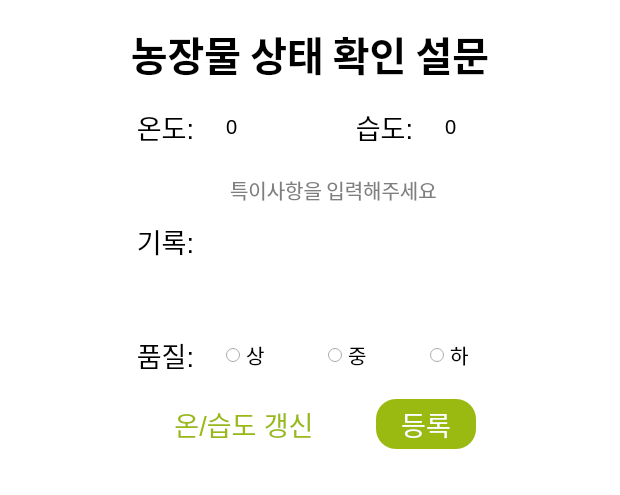
<?xml version="1.0" encoding="UTF-8"?>
<ui version="4.0">
 <class>MainWindow</class>
 <widget class="QMainWindow" name="MainWindow">
  <property name="geometry">
   <rect>
    <x>0</x>
    <y>0</y>
    <width>616</width>
    <height>495</height>
   </rect>
  </property>
  <property name="sizePolicy">
   <sizepolicy hsizetype="Expanding" vsizetype="Expanding">
    <horstretch>0</horstretch>
    <verstretch>0</verstretch>
   </sizepolicy>
  </property>
  <property name="windowTitle">
   <string>MainWindow</string>
  </property>
  <property name="styleSheet">
   <string notr="true">background-color: #ffffff;</string>
  </property>
  <widget class="QWidget" name="centralwidget">
   <layout class="QVBoxLayout" name="verticalLayout">
    <item>
     <layout class="QGridLayout" name="gridLayout">
      <item row="5" column="0">
       <widget class="QFrame" name="horizontalFrame_4">
        <property name="sizePolicy">
         <sizepolicy hsizetype="Expanding" vsizetype="Preferred">
          <horstretch>0</horstretch>
          <verstretch>0</verstretch>
         </sizepolicy>
        </property>
        <layout class="QHBoxLayout" name="horizontalLayout_4">
         <item>
          <widget class="QFrame" name="frame">
           <property name="sizePolicy">
            <sizepolicy hsizetype="Expanding" vsizetype="Preferred">
             <horstretch>0</horstretch>
             <verstretch>0</verstretch>
            </sizepolicy>
           </property>
           <property name="styleSheet">
            <string notr="true">border:none</string>
           </property>
           <property name="frameShape">
            <enum>QFrame::StyledPanel</enum>
           </property>
           <property name="frameShadow">
            <enum>QFrame::Raised</enum>
           </property>
          </widget>
         </item>
         <item>
          <widget class="QPushButton" name="cancel_btn">
           <property name="sizePolicy">
            <sizepolicy hsizetype="Preferred" vsizetype="Preferred">
             <horstretch>0</horstretch>
             <verstretch>0</verstretch>
            </sizepolicy>
           </property>
           <property name="minimumSize">
            <size>
             <width>200</width>
             <height>0</height>
            </size>
           </property>
           <property name="font">
            <font>
             <pointsize>20</pointsize>
            </font>
           </property>
           <property name="styleSheet">
            <string notr="true">color: #9aba11;
background-color: white;
border: 2px solid 9aba11;
border-radius: 20px;
padding:5px 15px;</string>
           </property>
           <property name="text">
            <string>온/습도 갱신</string>
           </property>
          </widget>
         </item>
         <item>
          <widget class="QFrame" name="frame_3">
           <property name="sizePolicy">
            <sizepolicy hsizetype="Fixed" vsizetype="Preferred">
             <horstretch>0</horstretch>
             <verstretch>0</verstretch>
            </sizepolicy>
           </property>
           <property name="minimumSize">
            <size>
             <width>20</width>
             <height>0</height>
            </size>
           </property>
           <property name="styleSheet">
            <string notr="true">border:none</string>
           </property>
           <property name="frameShape">
            <enum>QFrame::StyledPanel</enum>
           </property>
           <property name="frameShadow">
            <enum>QFrame::Raised</enum>
           </property>
          </widget>
         </item>
         <item>
          <widget class="QPushButton" name="regi_btn">
           <property name="sizePolicy">
            <sizepolicy hsizetype="Preferred" vsizetype="Preferred">
             <horstretch>0</horstretch>
             <verstretch>0</verstretch>
            </sizepolicy>
           </property>
           <property name="minimumSize">
            <size>
             <width>100</width>
             <height>0</height>
            </size>
           </property>
           <property name="font">
            <font>
             <pointsize>20</pointsize>
            </font>
           </property>
           <property name="styleSheet">
            <string notr="true">color: white;
	background-color: #9aba11;
	border-radius: 20px;
padding:5px 15px;</string>
           </property>
           <property name="text">
            <string>등록</string>
           </property>
          </widget>
         </item>
         <item>
          <widget class="QFrame" name="frame_2">
           <property name="sizePolicy">
            <sizepolicy hsizetype="Expanding" vsizetype="Preferred">
             <horstretch>0</horstretch>
             <verstretch>0</verstretch>
            </sizepolicy>
           </property>
           <property name="styleSheet">
            <string notr="true">border:none</string>
           </property>
           <property name="frameShape">
            <enum>QFrame::StyledPanel</enum>
           </property>
           <property name="frameShadow">
            <enum>QFrame::Raised</enum>
           </property>
          </widget>
         </item>
        </layout>
       </widget>
      </item>
      <item row="3" column="0">
       <widget class="QFrame" name="horizontalFrame_2">
        <property name="sizePolicy">
         <sizepolicy hsizetype="Expanding" vsizetype="Preferred">
          <horstretch>0</horstretch>
          <verstretch>0</verstretch>
         </sizepolicy>
        </property>
        <property name="styleSheet">
         <string notr="true"/>
        </property>
        <layout class="QHBoxLayout" name="horizontalLayout_2">
         <item>
          <widget class="QFrame" name="frame_9">
           <property name="sizePolicy">
            <sizepolicy hsizetype="Fixed" vsizetype="Preferred">
             <horstretch>0</horstretch>
             <verstretch>0</verstretch>
            </sizepolicy>
           </property>
           <property name="minimumSize">
            <size>
             <width>70</width>
             <height>0</height>
            </size>
           </property>
           <property name="styleSheet">
            <string notr="true">border:none</string>
           </property>
           <property name="frameShape">
            <enum>QFrame::StyledPanel</enum>
           </property>
           <property name="frameShadow">
            <enum>QFrame::Raised</enum>
           </property>
           <widget class="QFrame" name="frame_10">
            <property name="geometry">
             <rect>
              <x>60</x>
              <y>-40</y>
              <width>20</width>
              <height>29</height>
             </rect>
            </property>
            <property name="sizePolicy">
             <sizepolicy hsizetype="Fixed" vsizetype="Preferred">
              <horstretch>0</horstretch>
              <verstretch>0</verstretch>
             </sizepolicy>
            </property>
            <property name="minimumSize">
             <size>
              <width>20</width>
              <height>0</height>
             </size>
            </property>
            <property name="frameShape">
             <enum>QFrame::StyledPanel</enum>
            </property>
            <property name="frameShadow">
             <enum>QFrame::Raised</enum>
            </property>
           </widget>
          </widget>
         </item>
         <item>
          <widget class="QLabel" name="etc_label">
           <property name="sizePolicy">
            <sizepolicy hsizetype="Fixed" vsizetype="Preferred">
             <horstretch>0</horstretch>
             <verstretch>0</verstretch>
            </sizepolicy>
           </property>
           <property name="minimumSize">
            <size>
             <width>100</width>
             <height>0</height>
            </size>
           </property>
           <property name="font">
            <font>
             <pointsize>20</pointsize>
            </font>
           </property>
           <property name="text">
            <string>기록:</string>
           </property>
           <property name="alignment">
            <set>Qt::AlignRight|Qt::AlignTrailing|Qt::AlignVCenter</set>
           </property>
          </widget>
         </item>
         <item>
          <widget class="QFrame" name="frame_24">
           <property name="sizePolicy">
            <sizepolicy hsizetype="Fixed" vsizetype="Preferred">
             <horstretch>0</horstretch>
             <verstretch>0</verstretch>
            </sizepolicy>
           </property>
           <property name="minimumSize">
            <size>
             <width>20</width>
             <height>0</height>
            </size>
           </property>
           <property name="styleSheet">
            <string notr="true">border:none</string>
           </property>
           <property name="frameShape">
            <enum>QFrame::StyledPanel</enum>
           </property>
           <property name="frameShadow">
            <enum>QFrame::Raised</enum>
           </property>
           <widget class="QFrame" name="frame_25">
            <property name="geometry">
             <rect>
              <x>60</x>
              <y>-40</y>
              <width>20</width>
              <height>29</height>
             </rect>
            </property>
            <property name="sizePolicy">
             <sizepolicy hsizetype="Fixed" vsizetype="Preferred">
              <horstretch>0</horstretch>
              <verstretch>0</verstretch>
             </sizepolicy>
            </property>
            <property name="minimumSize">
             <size>
              <width>20</width>
              <height>0</height>
             </size>
            </property>
            <property name="frameShape">
             <enum>QFrame::StyledPanel</enum>
            </property>
            <property name="frameShadow">
             <enum>QFrame::Raised</enum>
            </property>
           </widget>
          </widget>
         </item>
         <item>
          <widget class="QTextEdit" name="etc_text">
           <property name="sizePolicy">
            <sizepolicy hsizetype="Expanding" vsizetype="Expanding">
             <horstretch>0</horstretch>
             <verstretch>0</verstretch>
            </sizepolicy>
           </property>
           <property name="minimumSize">
            <size>
             <width>300</width>
             <height>0</height>
            </size>
           </property>
           <property name="font">
            <font>
             <family>은 돋움</family>
             <pointsize>15</pointsize>
            </font>
           </property>
           <property name="autoFillBackground">
            <bool>false</bool>
           </property>
           <property name="styleSheet">
            <string notr="true">border:none;</string>
           </property>
           <property name="html">
            <string>&lt;!DOCTYPE HTML PUBLIC &quot;-//W3C//DTD HTML 4.0//EN&quot; &quot;http://www.w3.org/TR/REC-html40/strict.dtd&quot;&gt;
&lt;html&gt;&lt;head&gt;&lt;meta name=&quot;qrichtext&quot; content=&quot;1&quot; /&gt;&lt;style type=&quot;text/css&quot;&gt;
p, li { white-space: pre-wrap; }
&lt;/style&gt;&lt;/head&gt;&lt;body style=&quot; font-family:'은 돋움'; font-size:15pt; font-weight:400; font-style:normal;&quot;&gt;
&lt;p style=&quot;-qt-paragraph-type:empty; margin-top:0px; margin-bottom:0px; margin-left:0px; margin-right:0px; -qt-block-indent:0; text-indent:0px; font-family:'Gulim'; font-size:9pt;&quot;&gt;&lt;br /&gt;&lt;/p&gt;&lt;/body&gt;&lt;/html&gt;</string>
           </property>
           <property name="placeholderText">
            <string>특이사항을 입력해주세요</string>
           </property>
          </widget>
         </item>
         <item>
          <widget class="QFrame" name="frame_11">
           <property name="sizePolicy">
            <sizepolicy hsizetype="Fixed" vsizetype="Preferred">
             <horstretch>0</horstretch>
             <verstretch>0</verstretch>
            </sizepolicy>
           </property>
           <property name="minimumSize">
            <size>
             <width>70</width>
             <height>0</height>
            </size>
           </property>
           <property name="styleSheet">
            <string notr="true">border:none</string>
           </property>
           <property name="frameShape">
            <enum>QFrame::StyledPanel</enum>
           </property>
           <property name="frameShadow">
            <enum>QFrame::Raised</enum>
           </property>
           <widget class="QFrame" name="frame_13">
            <property name="geometry">
             <rect>
              <x>60</x>
              <y>-40</y>
              <width>20</width>
              <height>29</height>
             </rect>
            </property>
            <property name="sizePolicy">
             <sizepolicy hsizetype="Fixed" vsizetype="Preferred">
              <horstretch>0</horstretch>
              <verstretch>0</verstretch>
             </sizepolicy>
            </property>
            <property name="minimumSize">
             <size>
              <width>20</width>
              <height>0</height>
             </size>
            </property>
            <property name="frameShape">
             <enum>QFrame::StyledPanel</enum>
            </property>
            <property name="frameShadow">
             <enum>QFrame::Raised</enum>
            </property>
           </widget>
          </widget>
         </item>
        </layout>
       </widget>
      </item>
      <item row="1" column="0">
       <widget class="QFrame" name="horizontalFrame_5">
        <property name="sizePolicy">
         <sizepolicy hsizetype="Expanding" vsizetype="Preferred">
          <horstretch>0</horstretch>
          <verstretch>0</verstretch>
         </sizepolicy>
        </property>
        <property name="styleSheet">
         <string notr="true">padding:0px 30px;</string>
        </property>
        <layout class="QHBoxLayout" name="horizontalLayout_5">
         <item>
          <widget class="QLabel" name="label">
           <property name="font">
            <font>
             <family>은 돋움</family>
             <pointsize>30</pointsize>
             <weight>75</weight>
             <bold>true</bold>
            </font>
           </property>
           <property name="text">
            <string>농장물 상태 확인 설문</string>
           </property>
           <property name="alignment">
            <set>Qt::AlignCenter</set>
           </property>
          </widget>
         </item>
        </layout>
       </widget>
      </item>
      <item row="2" column="0">
       <widget class="QFrame" name="horizontalFrame">
        <property name="sizePolicy">
         <sizepolicy hsizetype="Expanding" vsizetype="Preferred">
          <horstretch>0</horstretch>
          <verstretch>0</verstretch>
         </sizepolicy>
        </property>
        <property name="styleSheet">
         <string notr="true"/>
        </property>
        <layout class="QHBoxLayout" name="horizontalLayout">
         <item>
          <widget class="QFrame" name="frame_4">
           <property name="sizePolicy">
            <sizepolicy hsizetype="Fixed" vsizetype="Preferred">
             <horstretch>0</horstretch>
             <verstretch>0</verstretch>
            </sizepolicy>
           </property>
           <property name="minimumSize">
            <size>
             <width>70</width>
             <height>0</height>
            </size>
           </property>
           <property name="styleSheet">
            <string notr="true">border:none</string>
           </property>
           <property name="frameShape">
            <enum>QFrame::StyledPanel</enum>
           </property>
           <property name="frameShadow">
            <enum>QFrame::Raised</enum>
           </property>
           <widget class="QFrame" name="frame_5">
            <property name="geometry">
             <rect>
              <x>60</x>
              <y>-40</y>
              <width>20</width>
              <height>29</height>
             </rect>
            </property>
            <property name="sizePolicy">
             <sizepolicy hsizetype="Fixed" vsizetype="Preferred">
              <horstretch>0</horstretch>
              <verstretch>0</verstretch>
             </sizepolicy>
            </property>
            <property name="minimumSize">
             <size>
              <width>20</width>
              <height>0</height>
             </size>
            </property>
            <property name="frameShape">
             <enum>QFrame::StyledPanel</enum>
            </property>
            <property name="frameShadow">
             <enum>QFrame::Raised</enum>
            </property>
           </widget>
          </widget>
         </item>
         <item>
          <widget class="QLabel" name="temp_label">
           <property name="sizePolicy">
            <sizepolicy hsizetype="Fixed" vsizetype="Preferred">
             <horstretch>0</horstretch>
             <verstretch>0</verstretch>
            </sizepolicy>
           </property>
           <property name="minimumSize">
            <size>
             <width>100</width>
             <height>0</height>
            </size>
           </property>
           <property name="font">
            <font>
             <pointsize>20</pointsize>
            </font>
           </property>
           <property name="text">
            <string>온도:</string>
           </property>
           <property name="alignment">
            <set>Qt::AlignRight|Qt::AlignTrailing|Qt::AlignVCenter</set>
           </property>
          </widget>
         </item>
         <item>
          <widget class="QFrame" name="frame_30">
           <property name="sizePolicy">
            <sizepolicy hsizetype="Fixed" vsizetype="Preferred">
             <horstretch>0</horstretch>
             <verstretch>0</verstretch>
            </sizepolicy>
           </property>
           <property name="minimumSize">
            <size>
             <width>20</width>
             <height>0</height>
            </size>
           </property>
           <property name="styleSheet">
            <string notr="true">border:none</string>
           </property>
           <property name="frameShape">
            <enum>QFrame::StyledPanel</enum>
           </property>
           <property name="frameShadow">
            <enum>QFrame::Raised</enum>
           </property>
           <widget class="QFrame" name="frame_31">
            <property name="geometry">
             <rect>
              <x>60</x>
              <y>-40</y>
              <width>20</width>
              <height>29</height>
             </rect>
            </property>
            <property name="sizePolicy">
             <sizepolicy hsizetype="Fixed" vsizetype="Preferred">
              <horstretch>0</horstretch>
              <verstretch>0</verstretch>
             </sizepolicy>
            </property>
            <property name="minimumSize">
             <size>
              <width>20</width>
              <height>0</height>
             </size>
            </property>
            <property name="frameShape">
             <enum>QFrame::StyledPanel</enum>
            </property>
            <property name="frameShadow">
             <enum>QFrame::Raised</enum>
            </property>
           </widget>
          </widget>
         </item>
         <item>
          <widget class="QLabel" name="temp_value">
           <property name="sizePolicy">
            <sizepolicy hsizetype="Expanding" vsizetype="Preferred">
             <horstretch>0</horstretch>
             <verstretch>0</verstretch>
            </sizepolicy>
           </property>
           <property name="font">
            <font>
             <pointsize>15</pointsize>
            </font>
           </property>
           <property name="text">
            <string>0</string>
           </property>
          </widget>
         </item>
         <item>
          <widget class="QLabel" name="humi_label">
           <property name="sizePolicy">
            <sizepolicy hsizetype="Minimum" vsizetype="Preferred">
             <horstretch>0</horstretch>
             <verstretch>0</verstretch>
            </sizepolicy>
           </property>
           <property name="minimumSize">
            <size>
             <width>100</width>
             <height>0</height>
            </size>
           </property>
           <property name="font">
            <font>
             <pointsize>20</pointsize>
            </font>
           </property>
           <property name="text">
            <string>습도:</string>
           </property>
           <property name="alignment">
            <set>Qt::AlignRight|Qt::AlignTrailing|Qt::AlignVCenter</set>
           </property>
          </widget>
         </item>
         <item>
          <widget class="QFrame" name="frame_32">
           <property name="sizePolicy">
            <sizepolicy hsizetype="Fixed" vsizetype="Preferred">
             <horstretch>0</horstretch>
             <verstretch>0</verstretch>
            </sizepolicy>
           </property>
           <property name="minimumSize">
            <size>
             <width>20</width>
             <height>0</height>
            </size>
           </property>
           <property name="styleSheet">
            <string notr="true">border:none</string>
           </property>
           <property name="frameShape">
            <enum>QFrame::StyledPanel</enum>
           </property>
           <property name="frameShadow">
            <enum>QFrame::Raised</enum>
           </property>
           <widget class="QFrame" name="frame_33">
            <property name="geometry">
             <rect>
              <x>60</x>
              <y>-40</y>
              <width>20</width>
              <height>29</height>
             </rect>
            </property>
            <property name="sizePolicy">
             <sizepolicy hsizetype="Fixed" vsizetype="Preferred">
              <horstretch>0</horstretch>
              <verstretch>0</verstretch>
             </sizepolicy>
            </property>
            <property name="minimumSize">
             <size>
              <width>20</width>
              <height>0</height>
             </size>
            </property>
            <property name="frameShape">
             <enum>QFrame::StyledPanel</enum>
            </property>
            <property name="frameShadow">
             <enum>QFrame::Raised</enum>
            </property>
           </widget>
          </widget>
         </item>
         <item>
          <widget class="QLabel" name="humi_value">
           <property name="sizePolicy">
            <sizepolicy hsizetype="Expanding" vsizetype="Preferred">
             <horstretch>0</horstretch>
             <verstretch>0</verstretch>
            </sizepolicy>
           </property>
           <property name="font">
            <font>
             <pointsize>15</pointsize>
            </font>
           </property>
           <property name="text">
            <string>0</string>
           </property>
          </widget>
         </item>
         <item>
          <widget class="QFrame" name="frame_6">
           <property name="sizePolicy">
            <sizepolicy hsizetype="Fixed" vsizetype="Preferred">
             <horstretch>0</horstretch>
             <verstretch>0</verstretch>
            </sizepolicy>
           </property>
           <property name="minimumSize">
            <size>
             <width>70</width>
             <height>0</height>
            </size>
           </property>
           <property name="styleSheet">
            <string notr="true">border:none</string>
           </property>
           <property name="frameShape">
            <enum>QFrame::StyledPanel</enum>
           </property>
           <property name="frameShadow">
            <enum>QFrame::Raised</enum>
           </property>
           <widget class="QFrame" name="frame_8">
            <property name="geometry">
             <rect>
              <x>60</x>
              <y>-40</y>
              <width>20</width>
              <height>29</height>
             </rect>
            </property>
            <property name="sizePolicy">
             <sizepolicy hsizetype="Fixed" vsizetype="Preferred">
              <horstretch>0</horstretch>
              <verstretch>0</verstretch>
             </sizepolicy>
            </property>
            <property name="minimumSize">
             <size>
              <width>20</width>
              <height>0</height>
             </size>
            </property>
            <property name="frameShape">
             <enum>QFrame::StyledPanel</enum>
            </property>
            <property name="frameShadow">
             <enum>QFrame::Raised</enum>
            </property>
           </widget>
          </widget>
         </item>
        </layout>
       </widget>
      </item>
      <item row="4" column="0">
       <widget class="QFrame" name="horizontalFrame_3">
        <property name="sizePolicy">
         <sizepolicy hsizetype="Expanding" vsizetype="Preferred">
          <horstretch>0</horstretch>
          <verstretch>0</verstretch>
         </sizepolicy>
        </property>
        <property name="styleSheet">
         <string notr="true"/>
        </property>
        <layout class="QHBoxLayout" name="horizontalLayout_3">
         <item>
          <widget class="QFrame" name="frame_14">
           <property name="sizePolicy">
            <sizepolicy hsizetype="Fixed" vsizetype="Preferred">
             <horstretch>0</horstretch>
             <verstretch>0</verstretch>
            </sizepolicy>
           </property>
           <property name="minimumSize">
            <size>
             <width>70</width>
             <height>0</height>
            </size>
           </property>
           <property name="styleSheet">
            <string notr="true">border:none</string>
           </property>
           <property name="frameShape">
            <enum>QFrame::StyledPanel</enum>
           </property>
           <property name="frameShadow">
            <enum>QFrame::Raised</enum>
           </property>
          </widget>
         </item>
         <item>
          <widget class="QLabel" name="quality_label">
           <property name="sizePolicy">
            <sizepolicy hsizetype="Fixed" vsizetype="Preferred">
             <horstretch>0</horstretch>
             <verstretch>0</verstretch>
            </sizepolicy>
           </property>
           <property name="minimumSize">
            <size>
             <width>100</width>
             <height>0</height>
            </size>
           </property>
           <property name="font">
            <font>
             <pointsize>20</pointsize>
            </font>
           </property>
           <property name="text">
            <string>품질:</string>
           </property>
           <property name="alignment">
            <set>Qt::AlignRight|Qt::AlignTrailing|Qt::AlignVCenter</set>
           </property>
          </widget>
         </item>
         <item>
          <widget class="QFrame" name="frame_20">
           <property name="sizePolicy">
            <sizepolicy hsizetype="Fixed" vsizetype="Preferred">
             <horstretch>0</horstretch>
             <verstretch>0</verstretch>
            </sizepolicy>
           </property>
           <property name="minimumSize">
            <size>
             <width>20</width>
             <height>0</height>
            </size>
           </property>
           <property name="styleSheet">
            <string notr="true">border:none</string>
           </property>
           <property name="frameShape">
            <enum>QFrame::StyledPanel</enum>
           </property>
           <property name="frameShadow">
            <enum>QFrame::Raised</enum>
           </property>
           <widget class="QFrame" name="frame_21">
            <property name="geometry">
             <rect>
              <x>60</x>
              <y>-40</y>
              <width>20</width>
              <height>29</height>
             </rect>
            </property>
            <property name="sizePolicy">
             <sizepolicy hsizetype="Fixed" vsizetype="Preferred">
              <horstretch>0</horstretch>
              <verstretch>0</verstretch>
             </sizepolicy>
            </property>
            <property name="minimumSize">
             <size>
              <width>20</width>
              <height>0</height>
             </size>
            </property>
            <property name="frameShape">
             <enum>QFrame::StyledPanel</enum>
            </property>
            <property name="frameShadow">
             <enum>QFrame::Raised</enum>
            </property>
           </widget>
          </widget>
         </item>
         <item>
          <widget class="QRadioButton" name="quality_good">
           <property name="sizePolicy">
            <sizepolicy hsizetype="Expanding" vsizetype="Expanding">
             <horstretch>0</horstretch>
             <verstretch>0</verstretch>
            </sizepolicy>
           </property>
           <property name="font">
            <font>
             <pointsize>15</pointsize>
            </font>
           </property>
           <property name="text">
            <string>상</string>
           </property>
          </widget>
         </item>
         <item>
          <widget class="QRadioButton" name="quality_average">
           <property name="sizePolicy">
            <sizepolicy hsizetype="Expanding" vsizetype="Expanding">
             <horstretch>0</horstretch>
             <verstretch>0</verstretch>
            </sizepolicy>
           </property>
           <property name="font">
            <font>
             <pointsize>15</pointsize>
            </font>
           </property>
           <property name="text">
            <string>중</string>
           </property>
          </widget>
         </item>
         <item>
          <widget class="QRadioButton" name="quality_bad">
           <property name="sizePolicy">
            <sizepolicy hsizetype="Expanding" vsizetype="Expanding">
             <horstretch>0</horstretch>
             <verstretch>0</verstretch>
            </sizepolicy>
           </property>
           <property name="font">
            <font>
             <pointsize>15</pointsize>
            </font>
           </property>
           <property name="text">
            <string>하</string>
           </property>
          </widget>
         </item>
         <item>
          <widget class="QFrame" name="frame_17">
           <property name="sizePolicy">
            <sizepolicy hsizetype="Fixed" vsizetype="Preferred">
             <horstretch>0</horstretch>
             <verstretch>0</verstretch>
            </sizepolicy>
           </property>
           <property name="minimumSize">
            <size>
             <width>70</width>
             <height>0</height>
            </size>
           </property>
           <property name="styleSheet">
            <string notr="true">border:none</string>
           </property>
           <property name="frameShape">
            <enum>QFrame::StyledPanel</enum>
           </property>
           <property name="frameShadow">
            <enum>QFrame::Raised</enum>
           </property>
           <widget class="QFrame" name="frame_19">
            <property name="geometry">
             <rect>
              <x>60</x>
              <y>-40</y>
              <width>20</width>
              <height>29</height>
             </rect>
            </property>
            <property name="sizePolicy">
             <sizepolicy hsizetype="Fixed" vsizetype="Preferred">
              <horstretch>0</horstretch>
              <verstretch>0</verstretch>
             </sizepolicy>
            </property>
            <property name="minimumSize">
             <size>
              <width>20</width>
              <height>0</height>
             </size>
            </property>
            <property name="frameShape">
             <enum>QFrame::StyledPanel</enum>
            </property>
            <property name="frameShadow">
             <enum>QFrame::Raised</enum>
            </property>
           </widget>
          </widget>
         </item>
        </layout>
       </widget>
      </item>
      <item row="0" column="0">
       <widget class="QWidget" name="widget" native="true">
        <property name="sizePolicy">
         <sizepolicy hsizetype="Expanding" vsizetype="Preferred">
          <horstretch>0</horstretch>
          <verstretch>0</verstretch>
         </sizepolicy>
        </property>
       </widget>
      </item>
      <item row="6" column="0">
       <widget class="QFrame" name="frame_15">
        <property name="sizePolicy">
         <sizepolicy hsizetype="Expanding" vsizetype="Preferred">
          <horstretch>0</horstretch>
          <verstretch>0</verstretch>
         </sizepolicy>
        </property>
        <property name="styleSheet">
         <string notr="true">border:none</string>
        </property>
        <property name="frameShape">
         <enum>QFrame::StyledPanel</enum>
        </property>
        <property name="frameShadow">
         <enum>QFrame::Raised</enum>
        </property>
       </widget>
      </item>
     </layout>
    </item>
   </layout>
  </widget>
  <widget class="QMenuBar" name="menubar">
   <property name="geometry">
    <rect>
     <x>0</x>
     <y>0</y>
     <width>616</width>
     <height>27</height>
    </rect>
   </property>
  </widget>
  <widget class="QStatusBar" name="statusbar"/>
 </widget>
 <resources/>
 <connections/>
</ui>
